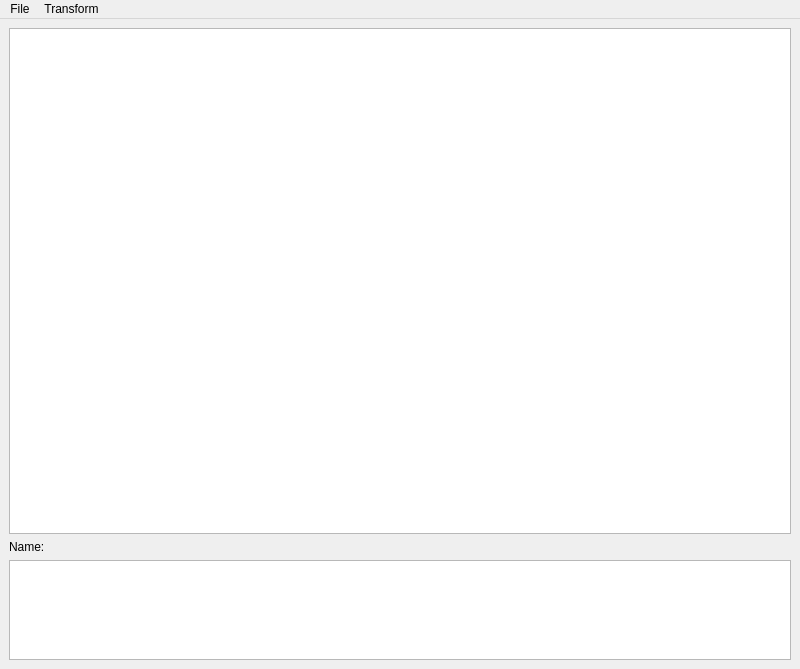
<?xml version="1.0" encoding="UTF-8"?>
<ui version="4.0">
 <class>MainWindow</class>
 <widget class="QMainWindow" name="MainWindow">
  <property name="geometry">
   <rect>
    <x>0</x>
    <y>0</y>
    <width>800</width>
    <height>669</height>
   </rect>
  </property>
  <property name="windowTitle">
   <string>MainWindow</string>
  </property>
  <widget class="QWidget" name="centralwidget">
   <layout class="QVBoxLayout" name="verticalLayout">
    <item>
     <widget class="QGraphicsView" name="picture">
      <property name="verticalScrollBarPolicy">
       <enum>Qt::ScrollBarAlwaysOff</enum>
      </property>
      <property name="horizontalScrollBarPolicy">
       <enum>Qt::ScrollBarAlwaysOff</enum>
      </property>
     </widget>
    </item>
    <item>
     <widget class="QLabel" name="nameLabel">
      <property name="text">
       <string>Name:</string>
      </property>
     </widget>
    </item>
    <item>
     <widget class="QTextBrowser" name="descriptionText">
      <property name="sizePolicy">
       <sizepolicy hsizetype="Expanding" vsizetype="Fixed">
        <horstretch>0</horstretch>
        <verstretch>0</verstretch>
       </sizepolicy>
      </property>
      <property name="maximumSize">
       <size>
        <width>16777215</width>
        <height>100</height>
       </size>
      </property>
     </widget>
    </item>
   </layout>
  </widget>
  <widget class="QMenuBar" name="menubar">
   <property name="geometry">
    <rect>
     <x>0</x>
     <y>0</y>
     <width>800</width>
     <height>22</height>
    </rect>
   </property>
   <widget class="QMenu" name="menuFile">
    <property name="title">
     <string>File</string>
    </property>
    <addaction name="openFile"/>
    <addaction name="openDatabase"/>
    <addaction name="separator"/>
    <addaction name="saveFile"/>
    <addaction name="saveDatabase"/>
    <addaction name="separator"/>
    <addaction name="logout"/>
    <addaction name="separator"/>
    <addaction name="exit"/>
   </widget>
   <widget class="QMenu" name="menuTransform">
    <property name="title">
     <string>Transform</string>
    </property>
    <addaction name="actionGrayScale"/>
   </widget>
   <addaction name="menuFile"/>
   <addaction name="menuTransform"/>
  </widget>
  <action name="openFile">
   <property name="text">
    <string>Import from file...</string>
   </property>
  </action>
  <action name="openDatabase">
   <property name="text">
    <string>Import from database...</string>
   </property>
  </action>
  <action name="saveFile">
   <property name="enabled">
    <bool>false</bool>
   </property>
   <property name="text">
    <string>Save to file...</string>
   </property>
  </action>
  <action name="saveDatabase">
   <property name="enabled">
    <bool>false</bool>
   </property>
   <property name="text">
    <string>Save to database...</string>
   </property>
  </action>
  <action name="logout">
   <property name="text">
    <string>Logout</string>
   </property>
  </action>
  <action name="exit">
   <property name="text">
    <string>Exit</string>
   </property>
  </action>
  <action name="actionGrayScale">
   <property name="text">
    <string>Gray Scale</string>
   </property>
   <property name="iconText">
    <string>GrayScale</string>
   </property>
  </action>
 </widget>
 <resources/>
 <connections/>
</ui>
